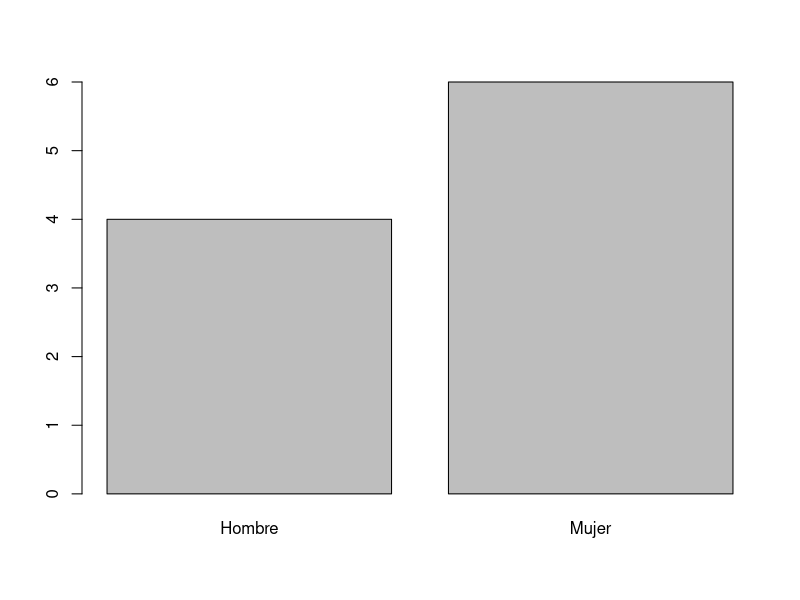

This chart was generated by the following R code:
#Este script contiene ejercicios de los topics del curso básico de R
#--------------------------------------#
# Estructuras de Datos
#--------------------------------------# 

#------------
# 1.Vectores
#------------
# Ejecute en RStudio las siguientes instrucciones y evalue los resultados

# seq
v1 <- seq(-5, 5, by=.2) 
length(v1)

v2 <- seq(length=51, from=-5, by=.2)

v1_sum2 <- v1 + 2
v1_mul2 <- v1 * 2

mean(v1_sum2)

max(v1_mul2)

which.max(v1_sum2)

# rep
v3 <- rep(v1, times=5)

v4 <- rep(v1, each=5)

# Que diferencia nota entre v3 y v4?

# sum
vector <- (1:1000)

suma <- sum(vector)
#-----------
# 2. Matriz
#-----------
#2.1 creando una matrix
data <- 1:6
#observe data
m0 <- matrix(data)
#observe m1

# Por columnas
m1 <- matrix(data, ncol = 2, byrow = FALSE) # byrow = FALSE por defecto
m2 <- matrix(data, ncol = 2, nrow = 3) # Equivalente
m3 <- matrix(data, nrow = 3) # Equivalente

# Por filas
m4 <- matrix(data, ncol = 2, byrow = TRUE)

# cual es la diferencia entre M4 y las anteriores (m1)

x <- c(2, 7, 3, 6, 1)
y <- c(3, 7, 3, 5, 9)

# Por columnas
m1 <- cbind(x, y)

# Por filas
m2 <- rbind(x, y)
class(m2)


m3 <- matrix(c(TRUE, TRUE, FALSE, TRUE, FALSE, FALSE, TRUE, TRUE, FALSE), ncol = 3 )

m4 <- matrix(c("amarillo", "verde", "celeste", "negro","naranja","cafe","blanco","rojo"), nrow = 4 )

#2.2 dimensiones de una matriz

dim(m3)

dim(m4)

#2.3 dimensiones de una matriz

# Elimine la primera fila de m4
  
 m4[-1,]

 # Ejecute las siguientes instrucciones
 m4[3,]
 m4[3,1]
 m4[3,2]
 

 # Agregar columnas a matriz 
 m4 <- cbind(m4, c("lila", "rosado", "morado","azul"))
 
 # Agregar Filas a matriz 
 
 m4 <- rbind(m4, c("purpura", "gris","salmon"))
 
 nrow(m4)
 ncol(m4)
 
# Elminar fila 
 m4 <- m4[-4,]
# Eliminar columna
 m4 <- m4[,-2]
 
 
 nrow(m4)
 ncol(m4)
 
 
 
#-------------
# 3.DataFrame 
#-------------

# Crear dataframe
 
 animales1 <- data.frame(animal=c("vaca","perro","rana","lagarto","mosca","jilguero"), 
                        clase=c("mamífero","mamífero","anfibio","reptil","insecto","ave"))
 animales1
 

 animales2 <- data.frame(animal=c("atún", "cocodrilo", "gato","rana"), clase=c("pez", "reptil", "mamífero","anfibio"))
 animales2
 
 # Combinar dataframe
 animales3 <- rbind(animales1,animales2)
 animales3
 
 # Ordenar dataframe 
 ordenacion <- order(animales1$animal)
 
 
 animales1 <- animales1[order(animales1$animal),] 
 
#----------
# 4.Factor
#----------

#1. crear factores
 
# creamos  
 sexo <- c("M", "H", "M", "M", "M", "H", "M", "M", "H", "H")
 sexo_factor <- factor(sexo,
                levels=c("H","M"),
                labels=c("Hombre","Mujer"))
 
 plot(sexo_factor) 
 
# En este ejemplo creamos un factor para los meses del año
 
 x1 <- c("Dic", "Abr", "Ene", "Mar")
 sort(x1)
 
 
 niveles_meses <- c(
   "Ene", "Feb", "Mar", "Abr", "May", "Jun",
   "Jul", "Ago", "Sep", "Oct", "Nov", "Dic"
 )
 # creamos el factor 
 y1 <- factor(x1, levels = niveles_meses)
 #observe y1
 y1
 # ordene a y1
 sort(y1)
 
 # Por favor note que "Eme" no es un mes válido
 x2 <- c("Dic", "Abr", "Eme", "Mar")
 y2 <- factor(x2, levels = niveles_meses)
 y2
 
 levels(y1)
 
#----------
# 5.Listas
#----------

 xlist <- list(a = "Software Carpentry", b = 1:10, data = head(mtcars))
 xlist[1]
 xlist[[1]]
